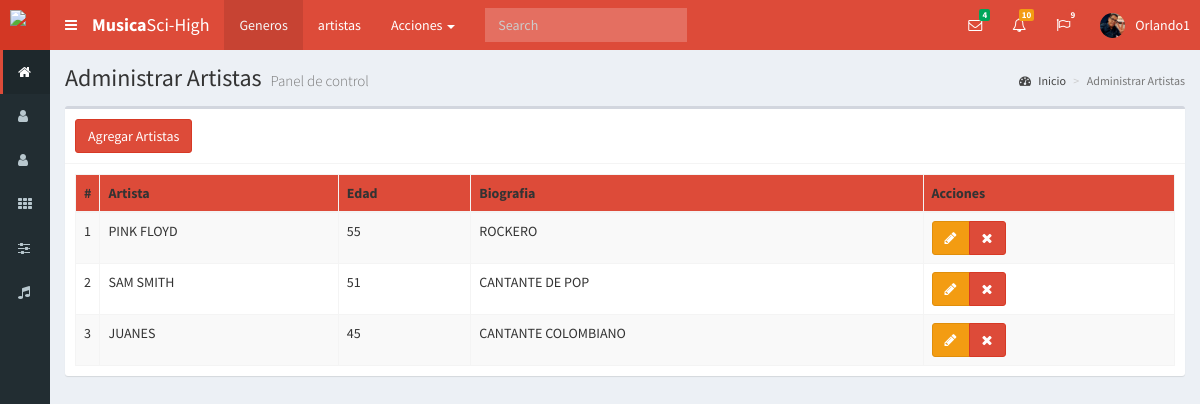
The app's page /pag_music/artistas (signed in) with its own data.
### tables this page shows
CREATE TABLE `artistas` (
  `id` int(11) NOT NULL,
  `nombre_art` varchar(30) NOT NULL,
  `edad` varchar(2) DEFAULT NULL,
  `biografia` varchar(50) DEFAULT NULL
);

### pag_music/controladores/plantilla.controlador.php (called while the page is built)
<?php
class ControladorPlantilla{
	static public function ctrPlantilla(){
		include "vistas/plantilla.php";
	}
}

### pag_music/index.php (called while the page is built, shortened)
<?php
require_once "controladores/plantilla.controlador.php";
require_once "controladores/usuarios.controlador.php";
require_once "controladores/artistas.controlador.php";
require_once "modelos/artistas.modelo.php";
$plantilla = new ControladorPlantilla();
$plantilla -> ctrPlantilla();

### pag_music/controladores/artistas.controlador.php (called while the page is built, shortened)
<?php
class ControladorArtistas{
	static public function ctrMostrarArtistas($item, $valor){
		$tabla = "artistas";
		$respuesta = ModeloArtistas::mdlMostrarArtistas($tabla, $item, $valor);
		return $respuesta;
	}
}

### pag_music/modelos/conexion.php (called while the page is built)
<?php
class Conexion{
	static public function conectar(){
		$link = new PDO("mysql:host=localhost;dbname=pos",
						"root",
						"");
		$link -> exec("set names utf8");
		return $link;
	}
}

### pag_music/modelos/artistas.modelo.php (called while the page is built, shortened)
<?php
require_once "conexion.php";
class ModeloArtistas{
    static public function mdlMostrarArtistas($tabla, $item, $valor){
    	if ($item != null) {
    		$stmt = Conexion::conectar()->prepare("SELECT * FROM $tabla WHERE $item = :$item");
    		$stmt -> bindParam(":".$item, $valor, PDO::PARAM_STR);
    		$stmt -> execute();
    		return $stmt -> fetch();
    	}else{
    		$stmt = Conexion::conectar()->prepare("SELECT * FROM $tabla");
    		$stmt -> execute();
    		return $stmt -> fetchAll();
    	}
    }
}

### pag_music/vistas/modulos/artistas.php (the view, shortened to what this page needs)
    <div class="content-wrapper">
  <section class="content-header">
    <h1>
     Administrar Artistas
     <small>Panel de control</small>
    </h1>
    <ol class="breadcrumb">
      <li><a href="inicio"><i class="fa fa-dashboard"></i> Inicio</a></li>
      <li class="active">Administrar Artistas</li>
    </ol>
  </section>
  <section class="content">
   <div class="box">
      <div class="box-header with-border">
        <button class="btn btn-danger" data-toggle="modal" data-target="#modalAgregarArtistas">
          Agregar Artistas
        </button>
      </div>
    <div class="box-body">
      <table class="table table-bordered table-striped dt-responsive tablas" width="100%">
        <thead>
          <tr>
            <th style="width: 10px">#</th>
            <th>Artista</th>
            <th>Edad</th>
            <th>Biografia</th>
            <th>Acciones</th>
          </tr>
        </thead>
        <tbody>
        <?php
          $item = null;
          $valor = null;
          $artistas = ControladorArtistas::ctrMostrarArtistas($item, $valor);
          foreach ($artistas as $key => $value) {
            echo '<tr>
                    <td>'.($key+1).'</td>
                    <td class="text-uppercase">'.$value["nombre_art"].'</td>
                    <td class="text-uppercase">'.$value["edad"].'</td>
                    <td class="text-uppercase">'.$value["biografia"].'</td>
                    <td>
                      <div class="btn-group">
                        <button class="btn btn-warning btnEditarArtista" idArtista="'.$value["id"].'" data-toggle="modal" data-target="#modalEditarArtista"><i class="fa fa-pencil"></i></button>
                        <button class="btn btn-danger btnEliminarArtista" idArtista="'.$value["id"].'"><i class="fa fa-times"></i></button>
                      </div>
                    </td>
                  </tr>';
          }
        ?>
        </tbody>
      </table>
    </div>
  </div>
</section>
</div>

### records on screen
artistas: nombre_art "PINK FLOYD", edad "55", biografia "ROCKERO"
artistas: nombre_art "SAM SMITH", edad "51", biografia "CANTANTE DE POP"
artistas: nombre_art "JUANES", edad "45", biografia "CANTANTE COLOMBIANO"

### other values on screen
$_SESSION["nombre"] "Orlando1"
